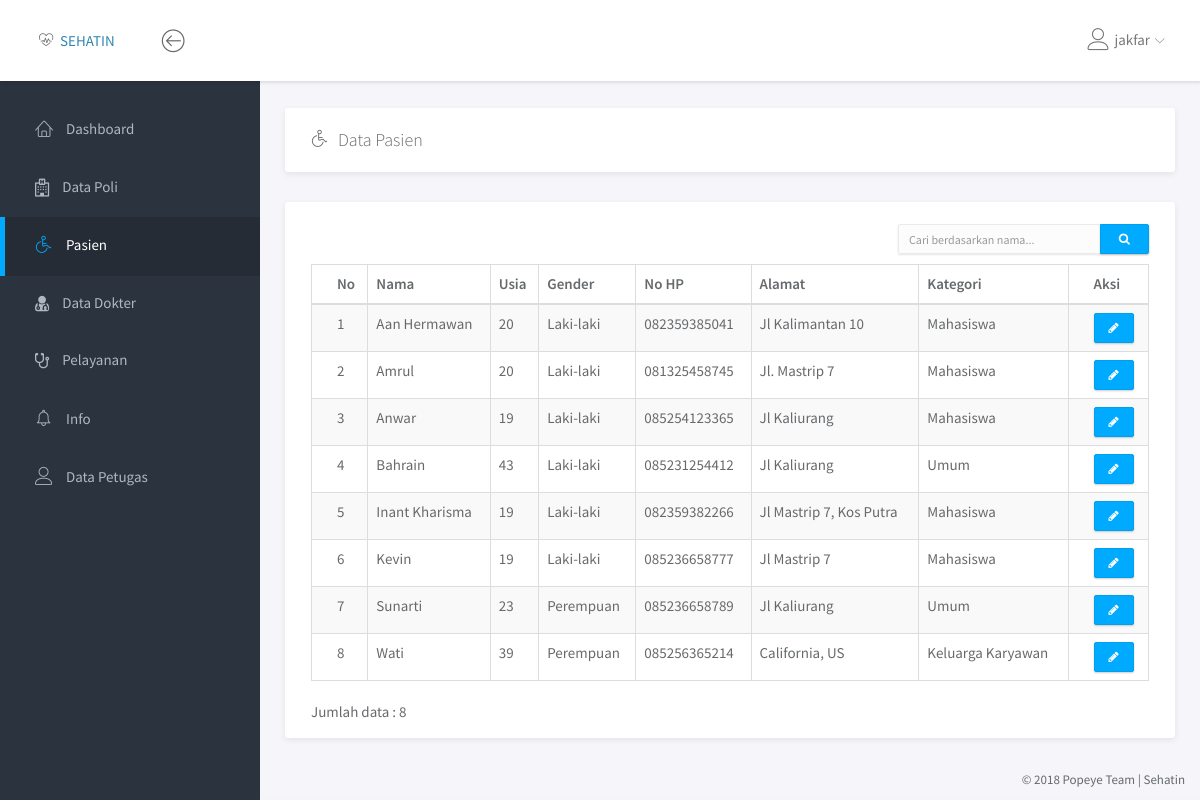
The page /pasien/data_pasien.php (signed in) on the database its author committed.
### tables this page shows
CREATE TABLE IF NOT EXISTS `pasien` (
`id_pasien` int(11) NOT NULL,
  `no_identitas` varchar(16) NOT NULL,
  `nama` varchar(50) NOT NULL,
  `tmpt_lahir` varchar(30) NOT NULL,
  `tgl_lahir` date NOT NULL,
  `gender` enum('Laki-laki','Perempuan') NOT NULL,
  `alamat` varchar(60) NOT NULL,
  `no_hp` varchar(13) NOT NULL,
  `pendidikan` varchar(5) NOT NULL,
  `status_perkawinan` enum('Belum Kawin','Kawin') NOT NULL,
  `kategori` enum('Umum','Karyawan','Keluarga Karyawan','Mahasiswa') NOT NULL
);

### pasien/data_pasien.php (the view, shortened to what this page needs)
<!doctype html>
<html lang="en">
<head>
<link rel="stylesheet" href="../assets/vendor/bootstrap/css/bootstrap.min.css">
<link rel="stylesheet" href="../assets/vendor/font-awesome/css/font-awesome.min.css">
<link rel="stylesheet" href="../assets/vendor/linearicons/style.css">
<link rel="stylesheet" href="../assets/vendor/chartist/css/chartist-custom.css">
<link rel="stylesheet" href="../assets/css/main.css">
</head>
<body>
<div id="wrapper">
  <?php
  include '../dashboard/navbar.php';
  include '../dashboard/left_sidebar.php';
  ?>
  <div class="main">
    <div class="main-content">
      <div class="container-fluid">
        <div class="panel">
          <div class="panel-heading">
            <h3 class="panel-title"><i class="lnr lnr-wheelchair"></i>&ensp;Data Pasien</h3>
            <div class="col-md-2 col-md-offset-10">
            </div>
          </div>
        </div>
        <div class="row">
          <div class="col-md-12">
            <div class="panel">
            <br>
              <div class="row">
                <div class="col-md-2">
                </div>
                  <div class="col-md-6"></div>
                    <div class="col-md-4">
                      <form action="" method="POST">
                        <div class="input-group" style="margin-right: 25px;">
                          <input type="text" name="cari" class="form-control input-sm" placeholder="Cari berdasarkan nama...">
                          <span class="input-group-btn"><button type="submit" name="btn-cari" class="btn btn-primary btn-sm"><i class="fa fa-search"></i></button></span>
                        </div>
                      </form>
                    </div>
                  </div>
                  <div class="panel-body">
                    <table class="table table-striped table-hover table-bordered">
                      <thead>
                        <tr>
                          <th>No</th>
                          <th>Nama</th>
                          <th>Usia</th>
                          <th>Gender</th>
                          <th>No HP</th>
                          <th>Alamat</th>
                          <th>Kategori</th>
                          <th>Aksi</th>
                        </tr>
                      </thead>
                      <tbody>
                        <?php
                        if (isset($_POST['btn_cari'])) {
                          $query = "SELECT * FROM pasien WHERE nama LIKE '%$_POST[cari]%' ORDER BY nama ASC";
                        }
                        else{
                          $query = "SELECT * FROM pasien ORDER BY nama ASC";
                        }
                        $result = mysqli_query($con, $query);
                        $jml = mysqli_num_rows($result);
                        $no = 1;
                        foreach ($result as $val) {
                          $today = new DateTime();
                          $tgl_lahir = new DateTime($val['tgl_lahir']);
                          $usia = $today->diff($tgl_lahir)->y;
                          echo "<tr>
                              <td>$no</td>
                              <td>$val[nama]</td>
                              <td>$usia</td>
                              <td>$val[gender]</td>
                              <td>$val[no_hp]</td>
                              <td>$val[alamat]</td>
                              <td>$val[kategori]</td>
                              <td><a href='edit_pasien.php?id_pasien=$val[id_pasien]' class='btn btn-primary btn-xs' title='Edit'><i class='fa fa-pencil'></i></a></td>
                              </tr>
                              ";
                          $no++;
                          }
                        ?>
                      </tbody>
                    </table>
                    <span class="text-default">Jumlah data : <?php echo($jml) ?></span>
              </div>
            </div>
          </div>
        </div>
      </div>
    </div>
  </div>
  <?php include '../dashboard/footer.php'; ?>
  </div>
</body>
</html>

### assets/css/main.css (style rules this page uses)
html { position: relative; min-height: 100%; }
body { background-color: #F3F5F8; font-family: "Source Sans Pro", sans-serif; font-size: 15px; color: #676a6d; }
a { color: #3287B2; }
th { font-weight: 600; }
#wrapper .main { -webkit-transition: all 0.3s ease-in-out; -moz-transition: all 0.3s ease-in-out; -ms-transition: all 0.3s ease-in-out; -o-transition: all 0.3s ease-in-out; transition: all 0.3s ease-in-out; width: calc(100% - 260px); left: 0; position: relative; float: right; background-color: #f5f5fa; }
#wrapper #sidebar-nav, #wrapper .main { padding-top: 80px; }
.main-content { padding: 28px 10px; }
.form-control { -moz-box-shadow: 0px 1px 2px 0 rgba(0, 0, 0, 0.1); -webkit-box-shadow: 0px 1px 2px 0 rgba(0, 0, 0, 0.1); box-shadow: 0px 1px 2px 0 rgba(0, 0, 0, 0.1); -webkit-border-radius: 2px; -moz-border-radius: 2px; border-radius: 2px; border-color: #eaeaea; background-color: #fcfcfc; }
.input-group { -moz-box-shadow: 0px 1px 2px 0 rgba(0, 0, 0, 0.1); -webkit-box-shadow: 0px 1px 2px 0 rgba(0, 0, 0, 0.1); box-shadow: 0px 1px 2px 0 rgba(0, 0, 0, 0.1); }
.input-group .form-control, .input-group-addon, .input-group-btn { -moz-box-shadow: none; -webkit-box-shadow: none; box-shadow: none; }
.btn { -webkit-border-radius: 2px; -moz-border-radius: 2px; border-radius: 2px; -moz-box-shadow: 0px 1px 2px 0 rgba(0, 0, 0, 0.2); -webkit-box-shadow: 0px 1px 2px 0 rgba(0, 0, 0, 0.2); box-shadow: 0px 1px 2px 0 rgba(0, 0, 0, 0.2); padding: 6px 22px; }
.btn-group-sm > .btn, .btn-sm { padding: 5px 18px; }
.btn-group-xs > .btn, .btn-xs { padding: 5px 14px; }
.btn-primary { background-color: #00AAFF; border-color: #00a0f0; }
.panel { -webkit-border-radius: 3px; -moz-border-radius: 3px; border-radius: 3px; -moz-box-shadow: 0 2px 6px rgba(0, 0, 0, 0.08); -webkit-box-shadow: 0 2px 6px rgba(0, 0, 0, 0.08); box-shadow: 0 2px 6px rgba(0, 0, 0, 0.08); background-color: #fff; margin-bottom: 30px; }
.panel .panel-heading, .panel .panel-body, .panel .panel-footer { padding-left: 25px; padding-right: 25px; }
.panel .panel-heading { padding-top: 20px; padding-bottom: 20px; position: relative; }
.panel .panel-heading .panel-title { margin: 0; font-size: 18px; font-weight: 300; }
.panel .panel-body { padding-top: 10px; padding-bottom: 15px; }
.panel .table > thead > tr > td:first-child, .panel .table > thead > tr > th:first-child, .panel .table > tbody > tr > td:first-child, .panel .table > tbody > tr > th:first-child, .panel .table > tfoot > tr > td:first-child, .panel .table > tfoot > tr > th:first-child { padding-left: 25px; }
.panel .table > thead > tr > td:last-child, .panel .table > thead > tr > th:last-child, .panel .table > tbody > tr > td:last-child, .panel .table > tbody > tr > th:last-child, .panel .table > tfoot > tr > td:last-child, .panel .table > tfoot > tr > th:last-child { padding-left: 25px; }

### rows shown on the page
pasien: nama "Aan Hermawan", gender "Laki-laki", no_hp "082359385041", alamat "Jl Kalimantan 10", kategori "Mahasiswa"
pasien: nama "Amrul", gender "Laki-laki", no_hp "081325458745", alamat "Jl. Mastrip 7", kategori "Mahasiswa"
pasien: nama "Anwar", gender "Laki-laki", no_hp "085254123365", alamat "Jl Kaliurang", kategori "Mahasiswa"
pasien: nama "Bahrain", gender "Laki-laki", no_hp "085231254412", alamat "Jl Kaliurang", kategori "Umum"
pasien: nama "Inant Kharisma", gender "Laki-laki", no_hp "082359382266", alamat "Jl Mastrip 7, Kos Putra", kategori "Mahasiswa"
pasien: nama "Kevin", gender "Laki-laki", no_hp "085236658777", alamat "Jl Mastrip 7", kategori "Mahasiswa"
pasien: nama "Sunarti", gender "Perempuan", no_hp "085236658789", alamat "Jl Kaliurang", kategori "Umum"
pasien: nama "Wati", gender "Perempuan", no_hp "085256365214", alamat "California, US", kategori "Keluarga Karyawan"

### other values the page prints
$_SESSION['username'] "jakfar"
$jml "8"
